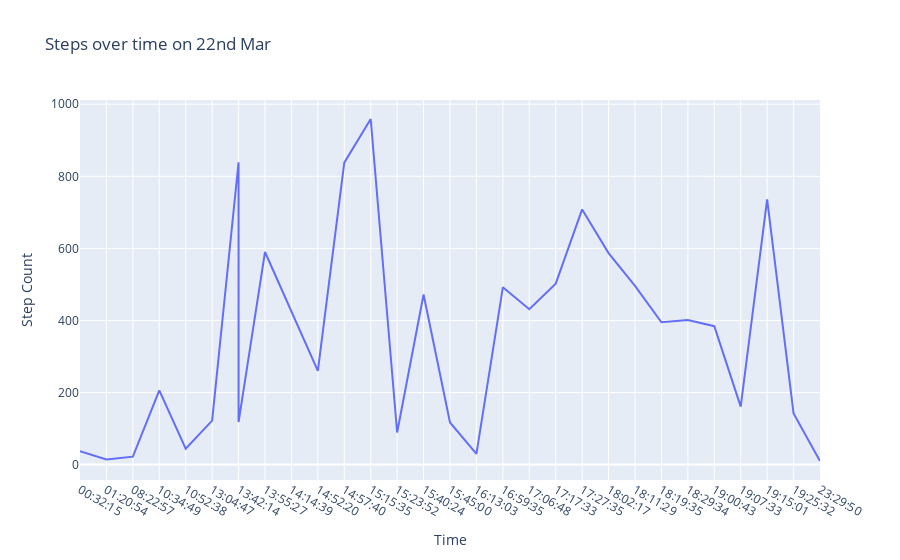

The code cell stored with this chart in its notebook:
### Markdown cell above
Let's check the step count for that day

### Code cell
# Plotting the data just for the date of 22nd Mar
fig = px.line(data[data["Date"] == "2023-03-22"],
              x="Time",
              y="Step Count",
              title="Steps over time on 22nd Mar",
              height=500)
fig.show()

### Figure 1 — Plotly figure (JSON) as saved in the notebook; plotly's stock layout.template omitted (floating-point values rounded to 4 significant figures)
{"data": [{"hovertemplate": "Time=%{x}<br>Step Count=%{y}<extra></extra>", "legendgroup": "", "line": {"color": "#636efa", "dash": "solid"}, "marker": {"symbol": "circle"}, "mode": "lines", "name": "", "orientation": "v", "showlegend": false, "type": "scatter", "x": ["00:32:15 ", "01:20:54 ", "08:22:57 ", "10:34:49 ", "10:52:38 ", "13:04:47 ", "13:42:14 ", "13:42:14 ", "13:55:27 ", "14:14:39 ", "14:52:20 ", "14:57:40 ", "15:15:35 ", "15:23:52 ", "15:40:24 ", "15:45:00 ", "16:13:03 ", "16:59:35 ", "17:06:48 ", "17:17:33 ", "17:27:35 ", "18:02:17 ", "18:11:29 ", "18:19:35 ", "18:29:34 ", "19:00:43 ", "19:07:33 ", "19:15:01 ", "19:25:32 ", "23:29:50 "], "xaxis": "x", "y": [37, 14, 22, 206, 44, 122, 839, 118, 590, 425, 260, 838, 959, 89, 472, 117, 30, 492, 431, 502, 708, 587, 496, 395, 401, 384, 161, 736, 142, 10], "yaxis": "y"}], "layout": {"autosize": true, "legend": {"tracegroupgap": 0}, "title": {"text": "Steps over time on 22nd Mar"}, "xaxis": {"anchor": "y", "autorange": true, "domain": [0, 1], "range": [0, 28], "title": {"text": "Time"}, "type": "category"}, "yaxis": {"anchor": "x", "autorange": true, "domain": [0, 1], "range": [-42.72, 1012.0], "title": {"text": "Step Count"}, "type": "linear"}}}
